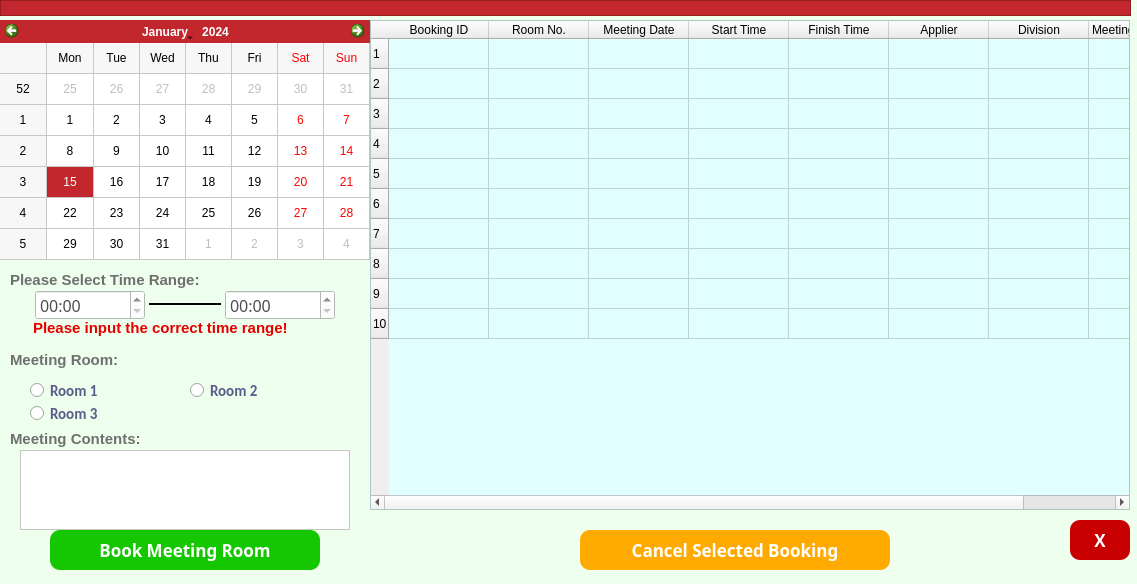
<?xml version="1.0" encoding="UTF-8"?>
<ui version="4.0">
 <class>BookMeetingRoom</class>
 <widget class="QMainWindow" name="BookMeetingRoom">
  <property name="geometry">
   <rect>
    <x>0</x>
    <y>0</y>
    <width>1137</width>
    <height>584</height>
   </rect>
  </property>
  <property name="minimumSize">
   <size>
    <width>1137</width>
    <height>584</height>
   </size>
  </property>
  <property name="maximumSize">
   <size>
    <width>1137</width>
    <height>584</height>
   </size>
  </property>
  <property name="windowTitle">
   <string>Book Meeting Room</string>
  </property>
  <property name="styleSheet">
   <string notr="true">QMainWindow
{
	background-color: rgb(239, 255, 237);
}</string>
  </property>
  <widget class="QWidget" name="centralwidget">
   <widget class="QCalendarWidget" name="calendarWidget">
    <property name="geometry">
     <rect>
      <x>0</x>
      <y>20</y>
      <width>370</width>
      <height>240</height>
     </rect>
    </property>
    <property name="font">
     <font>
      <pointsize>9</pointsize>
      <weight>50</weight>
      <italic>false</italic>
      <bold>false</bold>
     </font>
    </property>
    <property name="styleSheet">
     <string notr="true">QCalendarWidget QTableView {
    selection-background-color: #C1272D;
}

#qt_calendar_navigationbar {
    background-color: #C1272D;
	font-weight: bold;
    color: white;
}</string>
    </property>
    <property name="gridVisible">
     <bool>true</bool>
    </property>
   </widget>
   <widget class="QLabel" name="label_24">
    <property name="geometry">
     <rect>
      <x>10</x>
      <y>260</y>
      <width>201</width>
      <height>40</height>
     </rect>
    </property>
    <property name="font">
     <font>
      <family>Microsoft JhengHei UI</family>
      <pointsize>11</pointsize>
      <weight>75</weight>
      <bold>true</bold>
     </font>
    </property>
    <property name="styleSheet">
     <string notr="true">QLabel
{
	font-size:11pt;
	color:rgb(111,111,111);
}</string>
    </property>
    <property name="text">
     <string>Please Select Time Range:</string>
    </property>
   </widget>
   <widget class="QTableWidget" name="tableWidget">
    <property name="geometry">
     <rect>
      <x>370</x>
      <y>20</y>
      <width>760</width>
      <height>490</height>
     </rect>
    </property>
    <property name="styleSheet">
     <string notr="true">QTableWidget
{
	background-color: rgb(225, 255, 254);
}

QTableWidget::item:selected {
    background-color: #C1272D;
}</string>
    </property>
    <property name="frameShape">
     <enum>QFrame::StyledPanel</enum>
    </property>
    <property name="frameShadow">
     <enum>QFrame::Plain</enum>
    </property>
    <property name="lineWidth">
     <number>2</number>
    </property>
    <property name="sizeAdjustPolicy">
     <enum>QAbstractScrollArea::AdjustToContentsOnFirstShow</enum>
    </property>
    <property name="selectionBehavior">
     <enum>QAbstractItemView::SelectRows</enum>
    </property>
    <property name="showGrid">
     <bool>true</bool>
    </property>
    <property name="gridStyle">
     <enum>Qt::SolidLine</enum>
    </property>
    <property name="sortingEnabled">
     <bool>false</bool>
    </property>
    <property name="wordWrap">
     <bool>false</bool>
    </property>
    <property name="rowCount">
     <number>10</number>
    </property>
    <property name="columnCount">
     <number>8</number>
    </property>
    <attribute name="horizontalHeaderCascadingSectionResizes">
     <bool>true</bool>
    </attribute>
    <attribute name="verticalHeaderShowSortIndicator" stdset="0">
     <bool>false</bool>
    </attribute>
    <attribute name="verticalHeaderStretchLastSection">
     <bool>false</bool>
    </attribute>
    <row/>
    <row/>
    <row/>
    <row/>
    <row/>
    <row/>
    <row/>
    <row/>
    <row/>
    <row/>
    <column>
     <property name="text">
      <string>Booking ID</string>
     </property>
     <property name="background">
      <color>
       <red>36</red>
       <green>236</green>
       <blue>239</blue>
      </color>
     </property>
    </column>
    <column>
     <property name="text">
      <string>Room No.</string>
     </property>
    </column>
    <column>
     <property name="text">
      <string>Meeting Date</string>
     </property>
    </column>
    <column>
     <property name="text">
      <string>Start Time</string>
     </property>
    </column>
    <column>
     <property name="text">
      <string>Finish Time</string>
     </property>
    </column>
    <column>
     <property name="text">
      <string>Applier</string>
     </property>
    </column>
    <column>
     <property name="text">
      <string>Division</string>
     </property>
    </column>
    <column>
     <property name="text">
      <string>Meeting Contents</string>
     </property>
    </column>
    <item row="0" column="0">
     <property name="text">
      <string/>
     </property>
    </item>
    <item row="0" column="2">
     <property name="text">
      <string/>
     </property>
    </item>
   </widget>
   <widget class="QFrame" name="frame">
    <property name="geometry">
     <rect>
      <x>0</x>
      <y>0</y>
      <width>1131</width>
      <height>16</height>
     </rect>
    </property>
    <property name="styleSheet">
     <string notr="true">QFrame
{
	background-color:#C1272D;

}</string>
    </property>
    <property name="frameShape">
     <enum>QFrame::StyledPanel</enum>
    </property>
    <property name="frameShadow">
     <enum>QFrame::Raised</enum>
    </property>
   </widget>
   <widget class="QTimeEdit" name="timeEdit">
    <property name="geometry">
     <rect>
      <x>35</x>
      <y>290</y>
      <width>110</width>
      <height>30</height>
     </rect>
    </property>
    <property name="styleSheet">
     <string notr="true">QTimeEdit
{
    /*字体为微软雅黑*/
    font-family:Microsoft Yahei;
    /*字体大小为20点*/
	color:rgb(77,77,77);
   font-size:12pt;
	background-color:rgb(255, 255, 255);
}
QTimeEdit:hover
{
    /*背景颜色*/  
   background-color:rgb(229, 242, 255);
}

QTimeEdit:focus
{
    /*背景颜色*/  
   background-color:rgb(229, 242, 255);
}</string>
    </property>
    <property name="accelerated">
     <bool>true</bool>
    </property>
    <property name="correctionMode">
     <enum>QAbstractSpinBox::CorrectToPreviousValue</enum>
    </property>
    <property name="showGroupSeparator" stdset="0">
     <bool>true</bool>
    </property>
    <property name="minimumDateTime">
     <datetime>
      <hour>0</hour>
      <minute>0</minute>
      <second>0</second>
      <year>2000</year>
      <month>1</month>
      <day>3</day>
     </datetime>
    </property>
    <property name="displayFormat">
     <string notr="true">hh:mm</string>
    </property>
    <property name="calendarPopup">
     <bool>true</bool>
    </property>
   </widget>
   <widget class="QTimeEdit" name="timeEdit_2">
    <property name="geometry">
     <rect>
      <x>225</x>
      <y>290</y>
      <width>110</width>
      <height>30</height>
     </rect>
    </property>
    <property name="styleSheet">
     <string notr="true">QTimeEdit
{
    /*字体为微软雅黑*/
    font-family:Microsoft Yahei;
    /*字体大小为20点*/
	color:rgb(77,77,77);
   font-size:12pt;
	background-color:rgb(255, 255, 255);
}
QTimeEdit:hover
{
    /*背景颜色*/  
   background-color:rgb(229, 242, 255);
}

QTimeEdit:focus
{
    /*背景颜色*/  
   background-color:rgb(229, 242, 255);
}</string>
    </property>
    <property name="accelerated">
     <bool>true</bool>
    </property>
    <property name="correctionMode">
     <enum>QAbstractSpinBox::CorrectToPreviousValue</enum>
    </property>
    <property name="showGroupSeparator" stdset="0">
     <bool>true</bool>
    </property>
    <property name="minimumDateTime">
     <datetime>
      <hour>0</hour>
      <minute>0</minute>
      <second>0</second>
      <year>2000</year>
      <month>1</month>
      <day>3</day>
     </datetime>
    </property>
    <property name="displayFormat">
     <string notr="true">hh:mm</string>
    </property>
    <property name="calendarPopup">
     <bool>true</bool>
    </property>
   </widget>
   <widget class="Line" name="line_10">
    <property name="geometry">
     <rect>
      <x>149</x>
      <y>296</y>
      <width>72</width>
      <height>16</height>
     </rect>
    </property>
    <property name="styleSheet">
     <string notr="true">Line
{
    color:rgb(0, 0, 255);
}</string>
    </property>
    <property name="frameShadow">
     <enum>QFrame::Plain</enum>
    </property>
    <property name="lineWidth">
     <number>2</number>
    </property>
    <property name="orientation">
     <enum>Qt::Horizontal</enum>
    </property>
   </widget>
   <widget class="QPushButton" name="pushButton_3">
    <property name="geometry">
     <rect>
      <x>50</x>
      <y>530</y>
      <width>270</width>
      <height>40</height>
     </rect>
    </property>
    <property name="font">
     <font>
      <family>Microsoft Yahei</family>
      <pointsize>13</pointsize>
      <weight>75</weight>
      <bold>true</bold>
     </font>
    </property>
    <property name="styleSheet">
     <string notr="true">QPushButton

{
    /*字体为微软雅黑*/
    font-family:Microsoft Yahei;
    /*字体大小为20点*/
    font-size:13pt;
    /*字体颜色为白色*/    
    color:white;
    /*背景颜色*/  
    background-color:rgb(21, 199, 1);
    /*边框圆角半径为8像素*/ 
    border-radius:10px;

}

/*按钮停留态*/
QPushButton:hover
{
    /*背景颜色*/  
    background-color:rgb(21, 175, 0);
    padding-left:-3px;
    /*上内边距为3像素，让按下时字向下移动3像素*/  
    padding-top:-3px;

}

/*按钮按下态*/
QPushButton:pressed
{
    /*背景颜色*/  
    background-color:rgb(0, 113, 0);
    /*左内边距为3像素，让按下时字向右移动3像素*/  
    padding-left:3px;
    /*上内边距为3像素，让按下时字向下移动3像素*/  
    padding-top:3px;
}</string>
    </property>
    <property name="text">
     <string>Book Meeting Room</string>
    </property>
   </widget>
   <widget class="QPushButton" name="pushButton_4">
    <property name="geometry">
     <rect>
      <x>580</x>
      <y>530</y>
      <width>310</width>
      <height>40</height>
     </rect>
    </property>
    <property name="font">
     <font>
      <family>Microsoft Yahei</family>
      <pointsize>13</pointsize>
      <weight>75</weight>
      <bold>true</bold>
     </font>
    </property>
    <property name="styleSheet">
     <string notr="true">QPushButton
{
    /*字体为微软雅黑*/
    font-family:Microsoft Yahei;
    /*字体大小为20点*/
    font-size:13pt;
    /*字体颜色为白色*/    
    color:white;
    /*背景颜色*/  
    background-color:rgb(255, 170, 0);
    /*边框圆角半径为8像素*/ 
    border-radius:10px;
}

/*按钮停留态*/
QPushButton:hover
{
    /*背景颜色*/  
    background-color:rgb(230, 153, 0);
    padding-left:-3px;
    /*上内边距为3像素，让按下时字向下移动3像素*/  
    padding-top:-3px;

}

/*按钮按下态*/
QPushButton:pressed
{
    /*背景颜色*/  
    background-color:rgb(197, 128, 0);
    /*左内边距为3像素，让按下时字向右移动3像素*/  
    padding-left:3px;
    /*上内边距为3像素，让按下时字向下移动3像素*/  
    padding-top:3px;
}</string>
    </property>
    <property name="text">
     <string>Cancel Selected Booking</string>
    </property>
   </widget>
   <widget class="QLabel" name="label_25">
    <property name="geometry">
     <rect>
      <x>10</x>
      <y>429</y>
      <width>201</width>
      <height>20</height>
     </rect>
    </property>
    <property name="font">
     <font>
      <family>Microsoft JhengHei UI</family>
      <pointsize>11</pointsize>
      <weight>75</weight>
      <bold>true</bold>
     </font>
    </property>
    <property name="styleSheet">
     <string notr="true">QLabel
{
	font-size:11pt;
	color:rgb(111,111,111);
}</string>
    </property>
    <property name="text">
     <string>Meeting Contents:</string>
    </property>
   </widget>
   <widget class="QTextEdit" name="textEdit">
    <property name="geometry">
     <rect>
      <x>20</x>
      <y>450</y>
      <width>330</width>
      <height>80</height>
     </rect>
    </property>
    <property name="styleSheet">
     <string notr="true">QTextEdit
{
    /*字体为微软雅黑*/
    font-family:Microsoft Yahei;
    /*字体大小为20点*/
	color:rgb(74, 74, 74);
   font-size:12pt;
	background-color:rgb(255, 255, 255);
}

QTextEdit:hover
{
    /*背景颜色*/  
   background-color:rgb(229, 242, 255);
}

QTextEdit:focus
{
    /*背景颜色*/  
   background-color:rgb(229, 242, 255);
}</string>
    </property>
   </widget>
   <widget class="QLabel" name="label_31">
    <property name="geometry">
     <rect>
      <x>33</x>
      <y>313</y>
      <width>270</width>
      <height>30</height>
     </rect>
    </property>
    <property name="font">
     <font>
      <family>Microsoft JhengHei UI</family>
      <pointsize>11</pointsize>
      <weight>75</weight>
      <bold>true</bold>
     </font>
    </property>
    <property name="styleSheet">
     <string notr="true">QLabel
{
	font-size:11pt;
	color:rgb(229, 0, 0)
}</string>
    </property>
    <property name="text">
     <string>Please input the correct time range!</string>
    </property>
   </widget>
   <widget class="QPushButton" name="pushButton_5">
    <property name="geometry">
     <rect>
      <x>1070</x>
      <y>520</y>
      <width>60</width>
      <height>40</height>
     </rect>
    </property>
    <property name="font">
     <font>
      <family>Microsoft Yahei</family>
      <pointsize>13</pointsize>
      <weight>75</weight>
      <bold>true</bold>
     </font>
    </property>
    <property name="styleSheet">
     <string notr="true">QPushButton
{
    /*字体为微软雅黑*/
    font-family:Microsoft Yahei;
    /*字体大小为20点*/
    font-size:13pt;
    /*字体颜色为白色*/    
    color:white;
    /*背景颜色*/  
    background-color:rgb(200, 0, 0);
    /*边框圆角半径为8像素*/ 
    border-radius:10px;
}

/*按钮停留态*/
QPushButton:hover
{
    /*背景颜色*/  
    background-color:rgb(176, 0, 0);
    padding-left:-3px;
    /*上内边距为3像素，让按下时字向下移动3像素*/  
    padding-top:-3px;
	 font-size:15pt;
}

/*按钮按下态*/
QPushButton:pressed
{
    /*背景颜色*/  
    background-color:rgb(147, 0, 0);
    /*左内边距为3像素，让按下时字向右移动3像素*/  
    padding-left:3px;
    /*上内边距为3像素，让按下时字向下移动3像素*/  
    padding-top:3px;
    font-size:13pt;
}</string>
    </property>
    <property name="text">
     <string>X</string>
    </property>
   </widget>
   <widget class="QLabel" name="label_26">
    <property name="geometry">
     <rect>
      <x>10</x>
      <y>350</y>
      <width>201</width>
      <height>20</height>
     </rect>
    </property>
    <property name="font">
     <font>
      <family>Microsoft JhengHei UI</family>
      <pointsize>11</pointsize>
      <weight>75</weight>
      <bold>true</bold>
     </font>
    </property>
    <property name="styleSheet">
     <string notr="true">QLabel
{
	font-size:11pt;
	color:rgb(111,111,111);
}</string>
    </property>
    <property name="text">
     <string>Meeting Room:</string>
    </property>
   </widget>
   <widget class="QRadioButton" name="radioButton">
    <property name="geometry">
     <rect>
      <x>30</x>
      <y>380</y>
      <width>141</width>
      <height>21</height>
     </rect>
    </property>
    <property name="styleSheet">
     <string notr="true">QRadioButton{

	    color:rgb(91, 91, 138);
	    font-family:Calibri;
        font-size:11pt;
		font-weight: bold;
}</string>
    </property>
    <property name="text">
     <string>Room 1</string>
    </property>
   </widget>
   <widget class="QRadioButton" name="radioButton_2">
    <property name="geometry">
     <rect>
      <x>190</x>
      <y>380</y>
      <width>151</width>
      <height>21</height>
     </rect>
    </property>
    <property name="styleSheet">
     <string notr="true">QRadioButton{

	    color:rgb(91, 91, 138);
	    font-family:Calibri;
        font-size:11pt;
		font-weight: bold;
}</string>
    </property>
    <property name="text">
     <string>Room 2</string>
    </property>
   </widget>
   <widget class="QRadioButton" name="radioButton_3">
    <property name="geometry">
     <rect>
      <x>30</x>
      <y>403</y>
      <width>141</width>
      <height>21</height>
     </rect>
    </property>
    <property name="styleSheet">
     <string notr="true">QRadioButton{

	    color:rgb(91, 91, 138);
	    font-family:Calibri;
        font-size:11pt;
		font-weight: bold;
}</string>
    </property>
    <property name="text">
     <string>Room 3</string>
    </property>
   </widget>
  </widget>
 </widget>
 <resources/>
 <connections/>
</ui>
